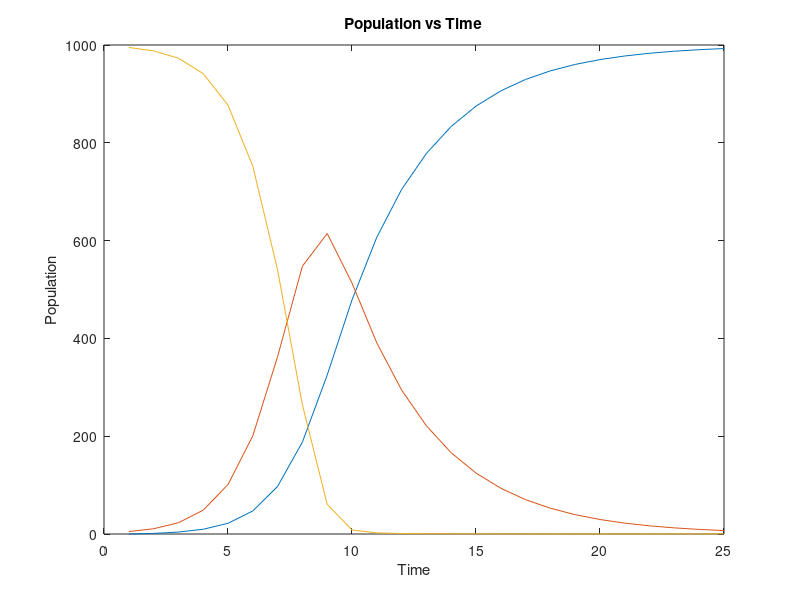

This figure's MATLAB source:
% Liam Fruzyna
% MATH 4630
% HW 1 #7
% Lasts 4 weeks
clear all; close all
format compact

%% Input
N = 25;         % number of weeks
rr = 0.25;      % removal rate
a = 0.001407;   % disease rate
r(1) = 0;       % initial removed people
i(1) = 5;       % initial infected people
s(1) = 995;     % initial susceptible people

%% Calculation
for n = 1:(N-1)
    r(n+1) = r(n) + rr * i(n);
    i(n+1) = i(n) - rr * i(n) + a * i(n) * s(n);
    s(n+1) = s(n) - a * s(n) * i(n);
end
week = 1:N;

%% Output
week = 1:N;
plot(week, r)
xlabel('Time')
ylabel('Population')
title('Population vs Time')
hold on
plot(week, i)
plot(week, s)
